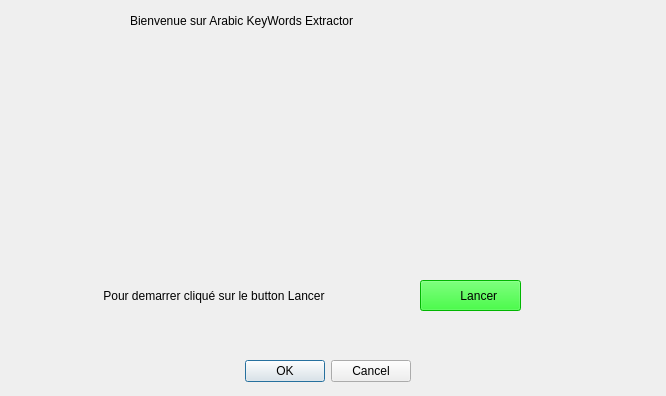
<?xml version="1.0" encoding="UTF-8"?>
<ui version="4.0">
 <class>Dialog</class>
 <widget class="QDialog" name="Dialog">
  <property name="geometry">
   <rect>
    <x>0</x>
    <y>0</y>
    <width>666</width>
    <height>396</height>
   </rect>
  </property>
  <property name="windowTitle">
   <string>Dialog</string>
  </property>
  <property name="styleSheet">
   <string notr="true">border-color: rgb(85, 85, 255);
background-image: url(:/newPrefix/a.png);</string>
  </property>
  <widget class="QLabel" name="label">
   <property name="geometry">
    <rect>
     <x>130</x>
     <y>10</y>
     <width>401</width>
     <height>21</height>
    </rect>
   </property>
   <property name="styleSheet">
    <string notr="true">font: 14pt &quot;MS Shell Dlg 2&quot;;
font: 16pt &quot;MS Shell Dlg 2&quot;;</string>
   </property>
   <property name="text">
    <string>Bienvenue sur Arabic KeyWords Extractor</string>
   </property>
  </widget>
  <widget class="QPushButton" name="pushButton">
   <property name="geometry">
    <rect>
     <x>420</x>
     <y>280</y>
     <width>101</width>
     <height>31</height>
    </rect>
   </property>
   <property name="styleSheet">
    <string notr="true">background-color: rgb(255, 255, 255);
background-color: rgb(0, 255, 0);</string>
   </property>
   <property name="text">
    <string>     Lancer</string>
   </property>
  </widget>
  <widget class="QLabel" name="label_3">
   <property name="geometry">
    <rect>
     <x>100</x>
     <y>280</y>
     <width>311</width>
     <height>31</height>
    </rect>
   </property>
   <property name="styleSheet">
    <string notr="true">font: 12pt &quot;MS Shell Dlg 2&quot;;</string>
   </property>
   <property name="text">
    <string> Pour demarrer cliqué sur le button Lancer</string>
   </property>
  </widget>
  <widget class="QDialogButtonBox" name="buttonBox">
   <property name="geometry">
    <rect>
     <x>170</x>
     <y>351</y>
     <width>241</width>
     <height>41</height>
    </rect>
   </property>
   <property name="orientation">
    <enum>Qt::Horizontal</enum>
   </property>
   <property name="standardButtons">
    <set>QDialogButtonBox::Cancel|QDialogButtonBox::Ok</set>
   </property>
  </widget>
  <widget class="QLabel" name="label_2">
   <property name="geometry">
    <rect>
     <x>430</x>
     <y>286</y>
     <width>31</width>
     <height>20</height>
    </rect>
   </property>
   <property name="styleSheet">
    <string notr="true">image: url(:/newPrefix/b.png);</string>
   </property>
   <property name="text">
    <string/>
   </property>
  </widget>
  <widget class="QLabel" name="label_4">
   <property name="geometry">
    <rect>
     <x>50</x>
     <y>302</y>
     <width>47</width>
     <height>16</height>
    </rect>
   </property>
   <property name="text">
    <string/>
   </property>
  </widget>
 </widget>
 <resources>
  <include location="../s.qrc"/>
 </resources>
 <connections/>
</ui>
